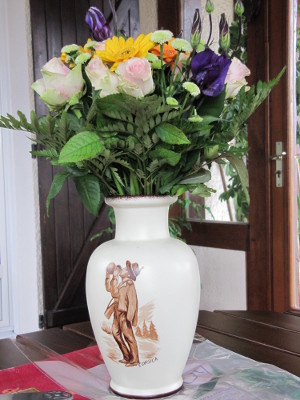
#> input picture DataTP3/image.jpg, 300 x 400 px
$ python harris_response.py   (older library calls are emulated)
#> lines starting #> are read from the running program, lines starting #| are printed output that depends on the picture; long printed decimals are rounded
# ============================================================
# TP3 : DETECTION ET MISE EN CORRESPONDANCE DE POINTS D'INTERET
#
# PARTIE IV-A : IMPLEMENTATION DU DETECTEUR DE COINS DE HARRIS
#
# Question 3 :
# Calculer la matrice de Harris pour chaque pixel, sa trace,
# son determinant et la reponse R du detecteur :
# R = Det(M) - k * (Trace(M))^2
# ============================================================

import cv2
import numpy as np
import matplotlib.pyplot as plt

# 1. Chargement de l'image
I = cv2.imread("DataTP3/image.jpg", cv2.IMREAD_GRAYSCALE)
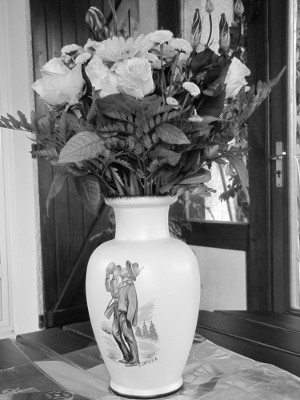
#> I: shape (400, 300); min 0, max 255, mean 121.5

if I is None:
    raise FileNotFoundError("Image introuvable.")

# 2. Conversion en float
I = np.float64(I)

# 3. Calcul des gradients
Ix = cv2.Sobel(I, cv2.CV_64F, 1, 0, ksize=3)
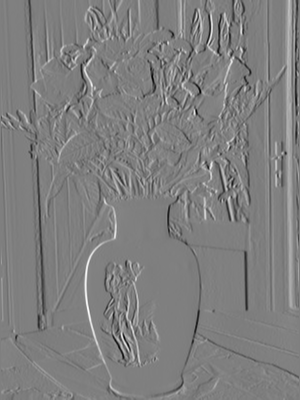
#> Ix: shape (400, 300) float64; min -795, max 796, mean -1.1; drawn with min black and max white
Iy = cv2.Sobel(I, cv2.CV_64F, 0, 1, ksize=3)

# 4. Calcul des produits des gradients
Ix2 = Ix ** 2
Iy2 = Iy ** 2
Ixy = Ix * Iy
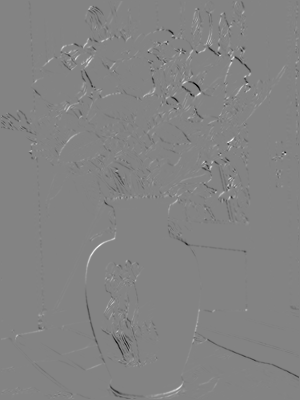
#> Ixy: shape (400, 300) float64; min -293088, max 274659, mean -397.7; drawn with min black and max white

# 5. Filtrage gaussien des produits
M11 = cv2.GaussianBlur(Ix2, (3, 3), 1)
M22 = cv2.GaussianBlur(Iy2, (3, 3), 1)
M12 = cv2.GaussianBlur(Ixy, (3, 3), 1)

# 6. Calcul de la trace
trace = M11 + M22
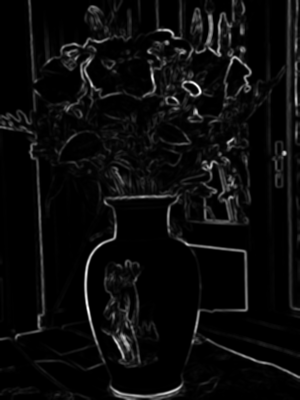
#> trace: shape (400, 300) float64; min 0, max 371634.5, mean 17415.1; drawn with min black and max white

# 7. Calcul du determinant
det = M11 * M22 - M12 ** 2
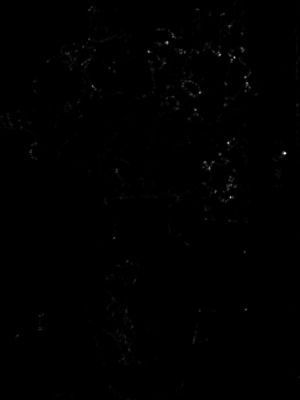
#> det: shape (400, 300) float64; min 0, max 1.93e+10, mean 55322008; drawn with min black and max white

# 8. Calcul de la reponse de Harris
k = 0.04
R = det - k * (trace ** 2)
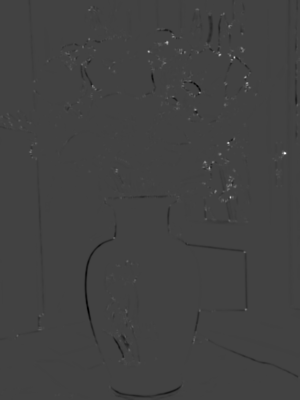
#> R: shape (400, 300) float64; min -5.48e+09, max 1.57e+10, mean -7652023.7; drawn with min black and max white

# 9. Visualisation
plt.figure(figsize=(14, 9))

plt.subplot(2, 2, 1)
plt.imshow(I, cmap="gray")
plt.title("Image originale")
plt.axis("off")

plt.subplot(2, 2, 2)
plt.imshow(trace, cmap="viridis")
plt.colorbar()
plt.title("Trace de la matrice M")

plt.subplot(2, 2, 3)
plt.imshow(det, cmap="viridis")
plt.colorbar()
plt.title("Determinant de M")

plt.subplot(2, 2, 4)
plt.imshow(R, cmap="hot")
plt.colorbar()
plt.title("Reponse de Harris R")

plt.tight_layout()
plt.show()
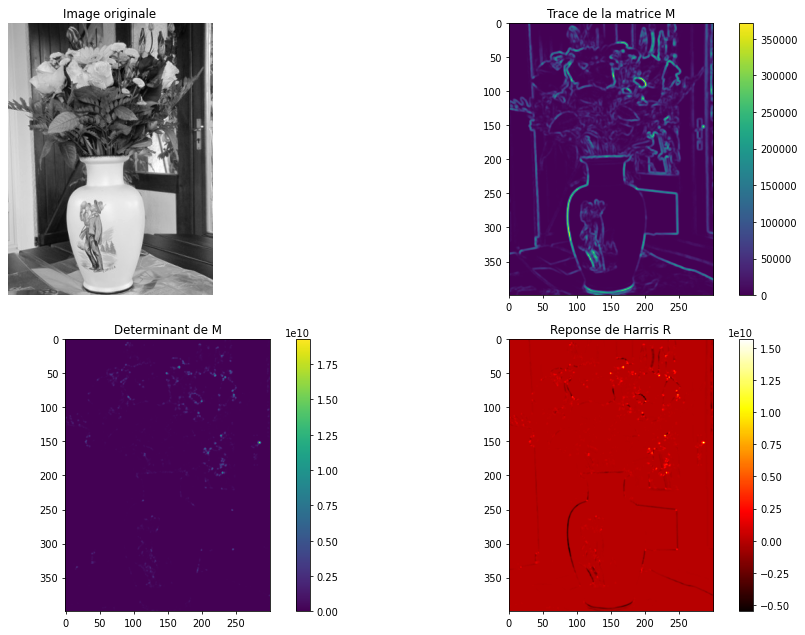
#> figure drawn by matplotlib, 7 panels

# 10. Informations
print("Parametre k :", k)
print("Trace maximale :", np.max(trace))
#| Trace maximale : 371634.487
print("Determinant maximal :", np.max(det))
#| Determinant maximal : 19284922083.775
print("Reponse R maximale :", np.max(R))
#| Reponse R maximale : 15688925054.922
print("Reponse R minimale :", np.min(R))
#| Reponse R minimale : -5483417028.713
print("Nombre de pixels avec R positif :", np.sum(R > 0))
#| Nombre de pixels avec R positif : 75931
